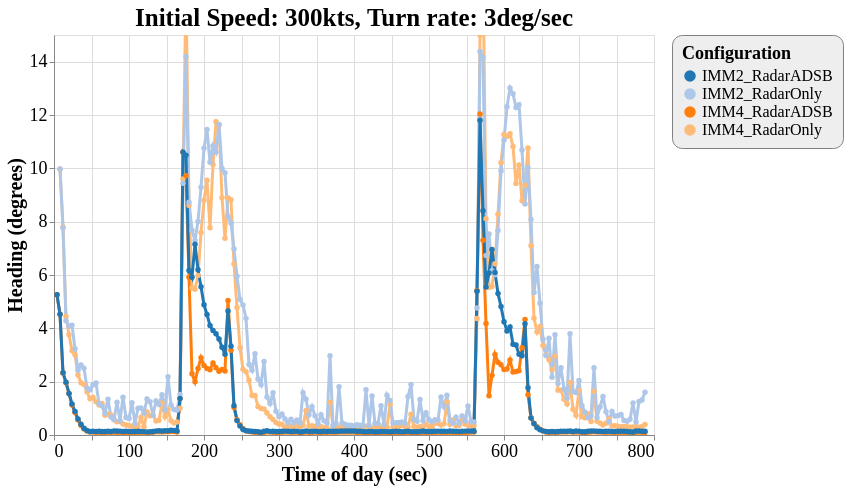

Specify this chart in Vega-Lite:
### Vega-Lite specification from a JSON file in a GitHub repository (floating-point values rounded to 4 significant figures; data arrays with more than 128 entries replaced by an {"elided": "..."} marker saying what was removed)
{"config": {"view": {"continuousWidth": 600, "continuousHeight": 400}, "axisX": {"labelFontSize": 18, "titleFontSize": 20}, "axisY": {"labelFontSize": 18, "titleFontSize": 20}, "font": "Times New Roman", "legend": {"cornerRadius": 10, "fillColor": "#EEEEEE", "labelFontSize": 16, "padding": 10, "strokeColor": "gray", "titleFontSize": 18}, "title": {"fontSize": 25}}, "data": {"name": "data-a53df1296fb81e96108ead14570cce68"}, "mark": {"type": "line", "point": true, "strokeWidth": 3}, "encoding": {"color": {"type": "ordinal", "field": "config", "scale": {"scheme": "category20"}, "title": "Configuration"}, "x": {"type": "quantitative", "field": "time", "title": "Time of day (sec)"}, "y": {"type": "quantitative", "field": "rmse_hdg", "scale": {"domain": [0, 15], "zero": false}, "title": "Heading (degrees)"}}, "selection": {"selector051": {"type": "interval", "bind": "scales", "encodings": ["x", "y"]}}, "title": "Initial Speed: 300kts, Turn rate: 3deg/sec", "$schema": "https://vega.github.io/schema/vega-lite/v4.8.1.json", "datasets": {"data-a53df1296fb81e96108ead14570cce68": {"elided": "786 records"}}}
